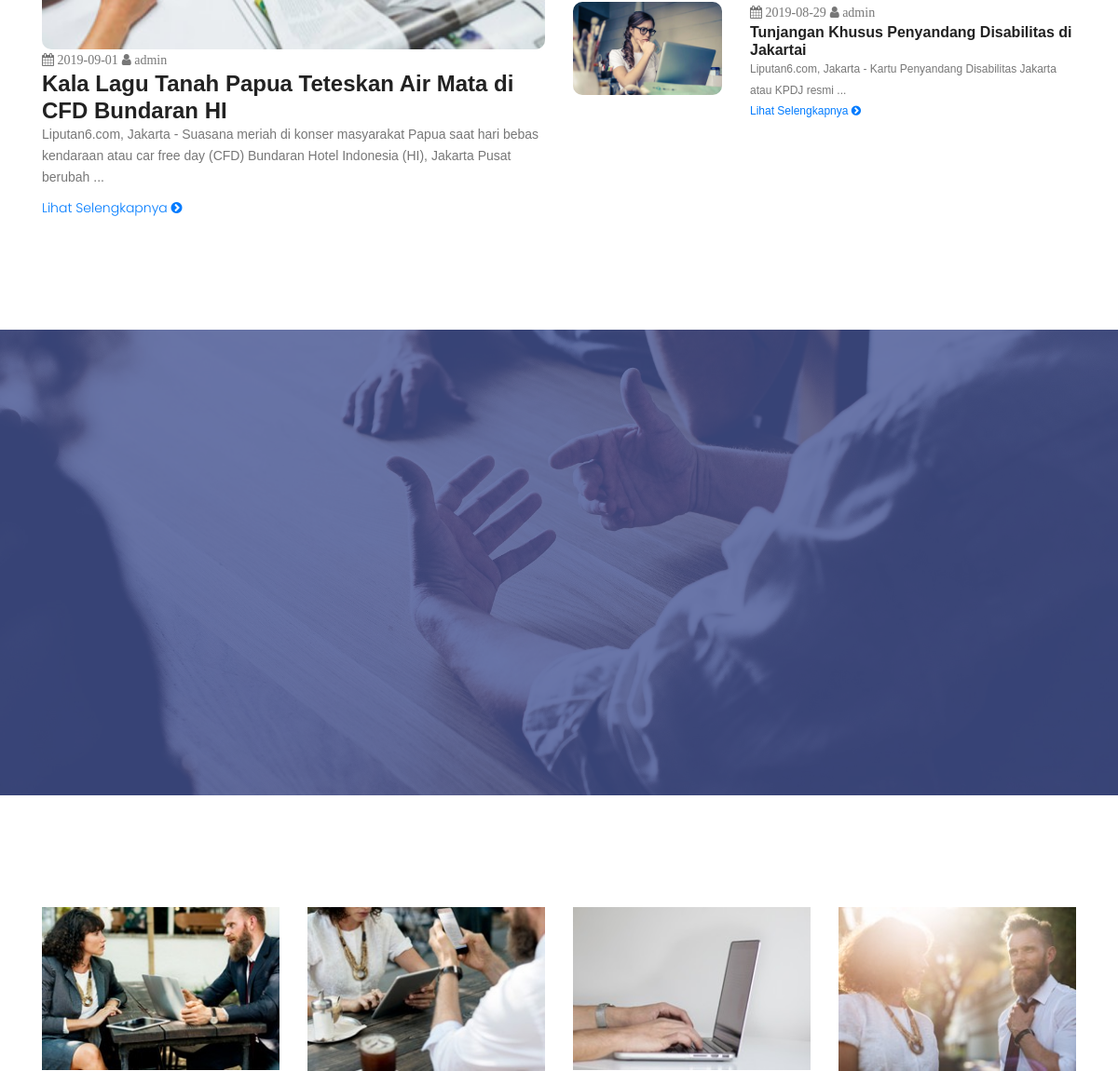
Before: / (middle part) with the older database file.
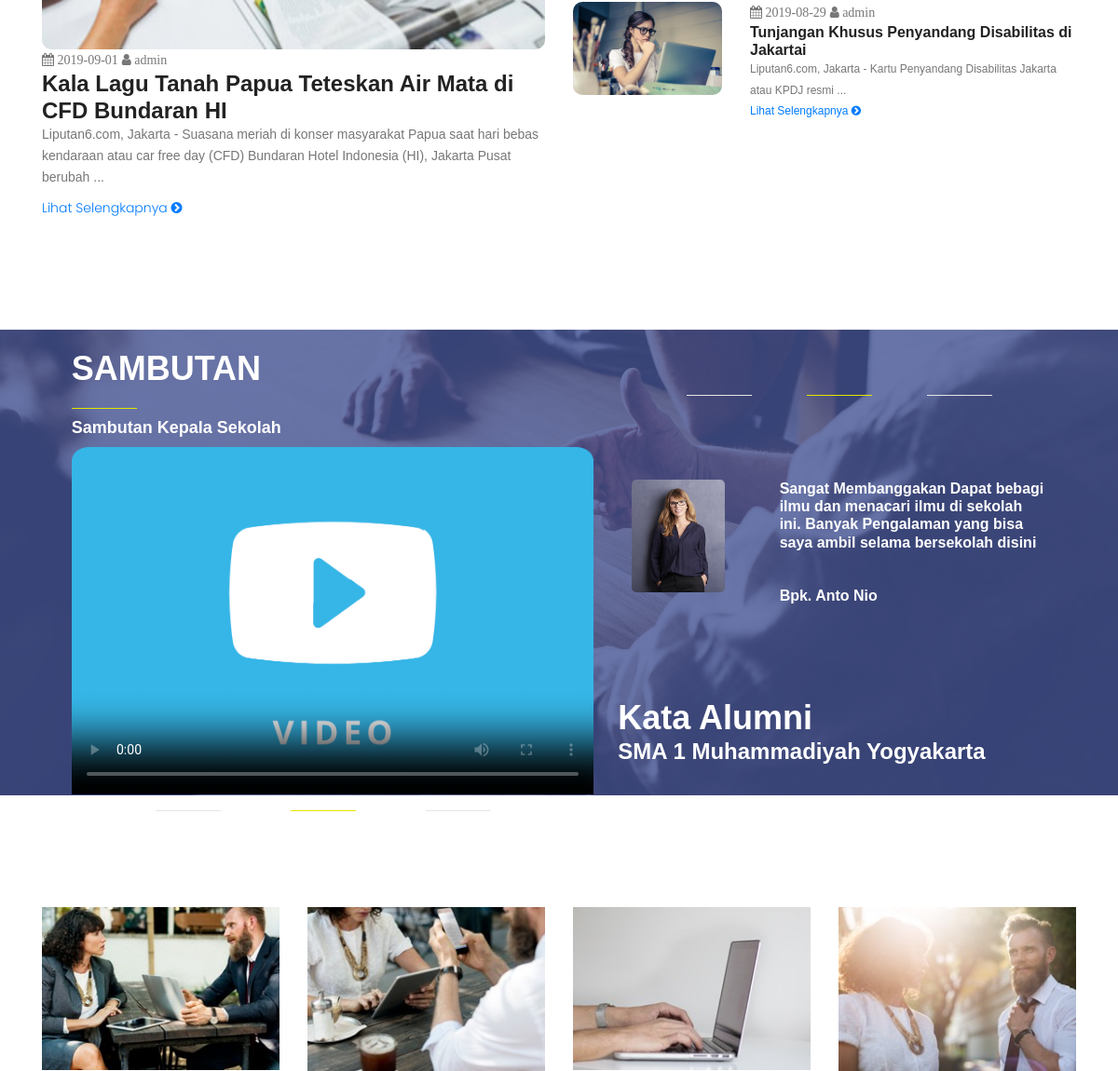
After: the same page with the newer database file.
### tables this page shows
CREATE TABLE `tbl_berita` (
  `id_berita` int(11) NOT NULL,
  `judul_berita` varchar(100) NOT NULL,
  `tanggal` date NOT NULL,
  `deskripsi` text NOT NULL,
  `images_berita` text NOT NULL,
  `id_admin` int(11) NOT NULL
);

CREATE TABLE `tbl_video` (
  `id_video` int(11) NOT NULL,
  `judul` varchar(50) NOT NULL,
  `tanggal` date NOT NULL,
  `url_video` text NOT NULL,
  `deskripsi_video` text NOT NULL
);

### pages/beranda.php (the view, shortened to what this page needs)
<section class="popular-course-area section-gap">
  <div class="container">
    <div class="row">
      <div class="col-lg-12 col-md-12 col-sm-12">
        <div class="row">
          <div class="col-lg-6 col-md-6 col-sm-6">
            <?php
              $sql = mysqli_query($config, "SELECT * FROM tbl_berita INNER JOIN tbl_admin ON tbl_berita.id_admin = tbl_admin.id_admin ORDER BY tbl_berita.id_berita DESC LIMIT 1");
              while($berita = mysqli_fetch_array($sql)){
                $long_string = $berita['deskripsi'];
                $des = limit_words($long_string, 25);
                ?>
                  <img src="img/berita/<?=$berita['images_berita']?>" width="100%" alt="" style="border-radius : 10px;">
                  <i class="fa fa-calendar"> <?=$berita['tanggal']?></i>
                  <i class="fa fa-user"> <?=$berita['username']?></i>
                  <div class="content">
                    <h3><?=$berita['judul_berita']?></h3>
                    <p>
                      <?=$des?> ...
                    </p>
                    <a href="index.php?page=detail_berita&&id=<?=$berita['id_berita']?>">Lihat Selengkapnya <i class="fa fa-chevron-circle-right"></i> </a>
                  </div>
                <?php
              }
            ?>
          </div>
          <div class="col-lg-6 col-md-6 col-sm-6">
            <?php
              $sql = mysqli_query($config, "SELECT * FROM tbl_berita INNER JOIN tbl_admin ON tbl_berita.id_admin = tbl_admin.id_admin ORDER BY tbl_berita.id_berita DESC LIMIT 3");
              while($berita = mysqli_fetch_array($sql)){
                $long_string = $berita['deskripsi'];
                $des = limit_words($long_string, 10);
                ?>
                  <div class="row">
                    <div class="col-lg-4 col-md-4 col-sm-4">
                      <img src="img/berita/<?=$berita['images_berita']?>" width="100%" height="100px" alt="" style="border-radius : 10px;">
                    </div>
                    <div class="col-lg-8 col-md-8 col-sm-8">
                      <i class="fa fa-calendar"> <?=$berita['tanggal']?></i>
                      <i class="fa fa-user"> <?=$berita['username']?></i>
                      <div>
                        <h5><?=$berita['judul_berita']?>i</h5>
                        <p style="font-size : 12px;">
                          <?=$des?> ...
                          <br>
                          <a href="index.php?page=detail_berita&&id=<?=$berita['id_berita']?>">Lihat Selengkapnya <i class="fa fa-chevron-circle-right"></i> </a>
                        </p>
                      </div>
                    </div>
                  </div>
                <?php
              }
            ?>
          </div>
        </div>
      </div>
    </div>
  </div>
</section>
<section class="search-course-area relative" style="height : 500px;">
  <div class="overlay overlay-bg"></div>
  <div class="container">
    <div class="row justify-content-between align-items-center">
      <?php
        $sql = mysqli_query($config,"SELECT * FROM tbl_video ORDER BY tanggal DESC LIMIT 1");
        while($data = mysqli_fetch_array($sql)){
          ?>
            <div class="col-lg-6 col-md-6 search-course-left" style="margin-top : 20px;">
              <h1 class="text-white">
                SAMBUTAN </h1>
                <hr size="15px" color= "#FFFF00" width = "70px"; align="left">
                <h4 class="text-white" style="margin-bottom : 10px;"><?=$data['judul']?></h4>
                <video width="560px;" height="auto" poster="img/video/video-icon.png" controls>
                  <source src="img/video/<?=$data['url_video']?>" type="video/MP4">
                </video>
                  <div class="row">
                    <div class="col-lg-4 col-md-4 col-sm-4">
                      <hr size = "15px" color= "white" width = "70px"; align="right">
                    </div>
                    <div class="col-lg-4 col-md-4 col-sm-4">
                      <hr size = "15px" color= "#FFFF00" width = "70px"; align="center">
                    </div>
                    <div class="col-lg-4 col-md-4 col-sm-4">
                      <hr size = "15px" color= "white" width = "70px"; align="left">
                    </div>
                  </div>
            </div>
            <div class="col-lg-5 col-md-6 ">
              <div class="row" >
                <div class="col-lg-4 col-md-4 col-sm-4">
                  <hr size = "15px" color= "white" width = "70px"; align="right">
                </div>
                <div class="col-lg-4 col-md-4 col-sm-4">
                  <hr size = "15px" color= "#FFFF00" width = "70px"; align="center">
                </div>
                <div class="col-lg-4 col-md-4 col-sm-4">
                  <hr size = "15px" color= "white" width = "70px"; align="left">
                </div>
              </div>
              <div class="row" style="margin-top : 80px;">
                  <div class="col-lg-4 col-md-4">
                    <img src="img/tm-4.jpg" alt="" width="100px;" style="border-radius : 5px;">
                  </div>
                  <div class="col-lg-8 col-md-8">
                    <h5 class="text-white">
                      <?=$data['deskripsi_video']?>
                    </h5>
                  </div>
              </div>
              <div class="row"  style="margin-top: 100px;">
                <h1 class="text-white">Kata Alumni</h1>
                <h3 class="text-white">SMA 1 Muhammadiyah Yogyakarta</h3>
              </div>
            </div>
          <?php
        }
        ?>
    </div>
  </div>
</section>
<section class="blog-area section-gap" id="blog">
  <div class="container">
    <div class="row">
      <div class="col-lg-3 col-md-6 single-blog">
        <div class="thumb">
          <img class="img-fluid" src="img/b1.jpg" alt="">
        </div>
      </div>
      <div class="col-lg-3 col-md-6 single-blog">
        <div class="thumb">
          <img class="img-fluid" src="img/b2.jpg" alt="">
        </div>
      </div>
      <div class="col-lg-3 col-md-6 single-blog">
        <div class="thumb">
          <img class="img-fluid" src="img/b3.jpg" alt="">
        </div>
      </div>
      <div class="col-lg-3 col-md-6 single-blog">
        <div class="thumb">
          <img class="img-fluid" src="img/b4.jpg" alt="">
        </div>
      </div>
    </div>
  </div>
</section>

### index.php (shortened to what this page needs)
<?php
	function limit_words($string, $word_limit){
		$words = explode(" ",$string);
		return implode(" ",array_splice($words,0,$word_limit));
	}
?>
<!DOCTYPE html>
<html lang="zxx" class="no-js">
<head>
	<link rel="stylesheet" href="https://maxcdn.bootstrapcdn.com/bootstrap/3.3.7/css/bootstrap.min.css">
		<link rel="stylesheet" href="css/linearicons.css">
		<link rel="stylesheet" href="css/font-awesome.min.css">
		<link rel="stylesheet" href="css/bootstrap.css">
		<link rel="stylesheet" href="css/magnific-popup.css">
		<link rel="stylesheet" href="css/nice-select.css">
		<link rel="stylesheet" href="css/animate.min.css">
		<link rel="stylesheet" href="css/owl.carousel.css">
		<link rel="stylesheet" href="css/jquery-ui.css">
		<link rel="stylesheet" href="css/main.css">
		<link rel="stylesheet" href="//cdn.datatables.net/1.10.19/css/jquery.dataTables.min.css">
	</head>
	<body>
		<?php
			include "load_pages.php";
		?>
	</body>
</html>

### load_pages.php (shortened to what this page needs)
<?php
      $page = (isset($_GET['page'])) ? $_GET['page'] : '';
      switch ($page){
            default :
                  include "pages/beranda.php";
      }
?>

### css/main.css (style rules this page uses)
body { color:#777;font-family:"Poppins",sans-serif;font-size:14px;font-weight:300;line-height:1.625em;position:relative }
a { -webkit-transition:all 0.3s ease 0s;-moz-transition:all 0.3s ease 0s;-o-transition:all 0.3s ease 0s;transition:all 0.3s ease 0s }
a,a:focus,a:hover { text-decoration:none;outline:0 }
h1,h2,h3,h4,h5,h6 { font-family:"Poppins",sans-serif;color:#222;line-height:1.2em !important;margin-bottom:0;margin-top:0;font-weight:600 }
h1,.h1 { font-size:36px }
h3,.h3 { font-size:24px }
h4,.h4 { font-size:18px }
h5,.h5 { font-size:16px }
.text-white { color:#fff }
.relative { position:relative }
h1 { font-size:36px }
h3 { font-size:24px }
h4 { font-size:18px }
h5 { font-size:16px }
h1,h2,h3,h4,h5,h6 { line-height:1.5em }
.section-gap { padding:120px 0 }
.search-course-area { background:url(../img/24744.jpg) center;background-size:cover }
.search-course-area .search-course-left h1 { margin-bottom:20px }
.single-blog .thumb { overflow:hidden }
.single-blog .thumb img { width:100%;-webkit-transition:all 0.3s ease 0s;-moz-transition:all 0.3s ease 0s;-o-transition:all 0.3s ease 0s;transition:all 0.3s ease 0s }
.overlay { position:absolute;left:0;right:0;top:0;bottom:0 }
.search-course-area .overlay-bg { background:rgba(69, 84, 148, 0.8) }

### index.php (style rules this page uses)
h1 , h2, h3, h4, h5 { font-family: sans-serif; }
p { font-family: sans-serif; }
i { font-family: sans-serif; }

Changed rows visible on the page:
added tbl_video: judul "Sambutan Kepala Sekolah", deskripsi_video "Sangat Membanggakan Dapat bebagi ilmu dan menacari ilmu di sekolah ini. Banyak Pengalaman yang bisa saya ambil selama bersekolah disini Bpk. Anto Nio"
